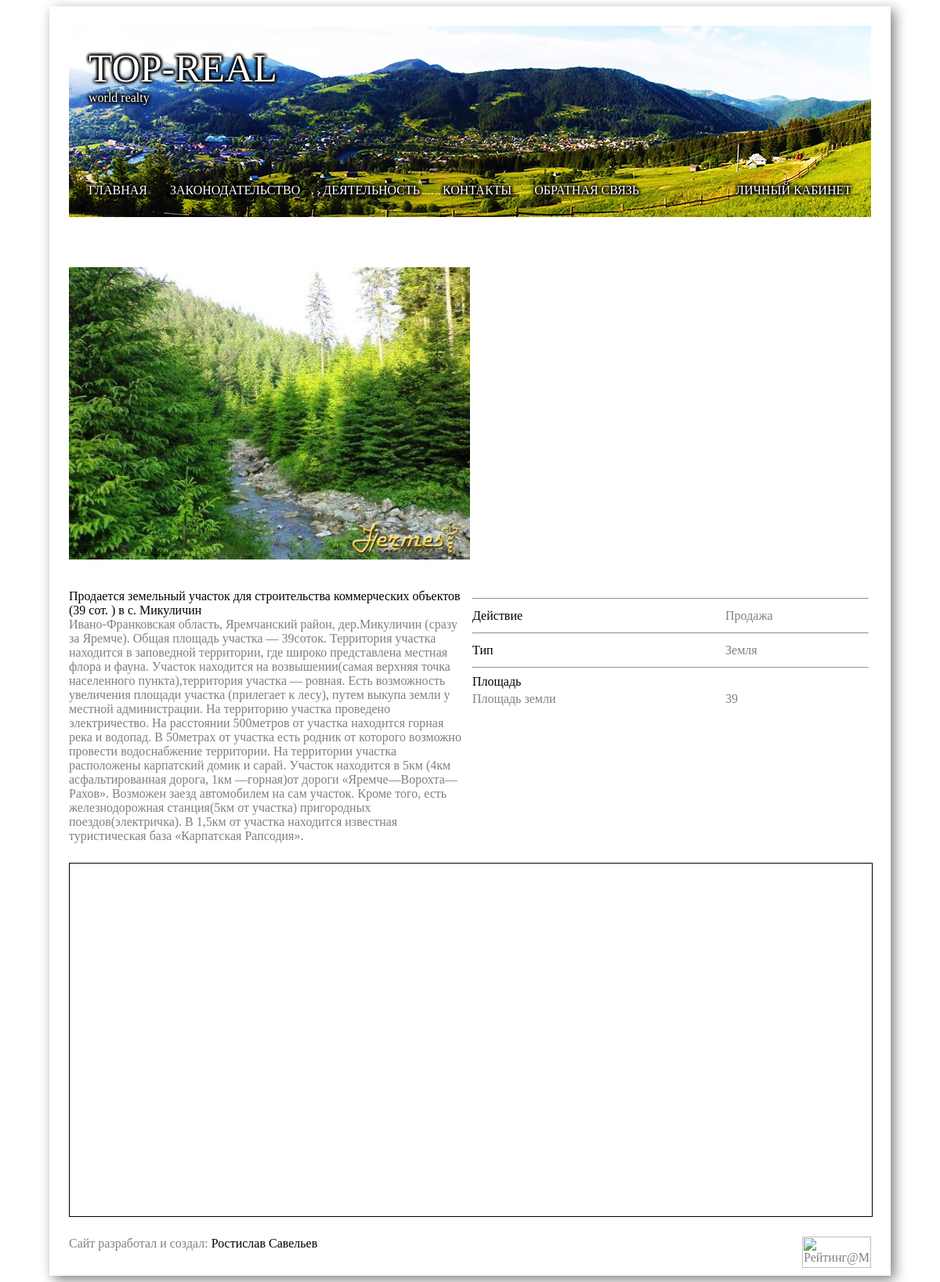
The app's page /offer_details.php?id=6 with its own data.
### tables this page shows
CREATE TABLE IF NOT EXISTS `images` (
  `id` int(11) NOT NULL AUTO_INCREMENT,
  `path` varchar(2048) NOT NULL,
  `is_preview` tinyint(1) NOT NULL,
  `offer_id` int(11) NOT NULL,
  PRIMARY KEY (`id`)
);

CREATE TABLE IF NOT EXISTS `offers` (
  `id` int(11) NOT NULL AUTO_INCREMENT,
  `title` varchar(512) NOT NULL,
  `description` varchar(16384) NOT NULL,
  `location` varchar(512) NOT NULL,
  `video` varchar(1024) NOT NULL,
  `owner_id` int(11) NOT NULL,
  PRIMARY KEY (`id`)
);

### classes/database.php (called while the page is built, shortened)
<?php
include_once "offer.php";
class Database
{
    static $database = "toprealc_data";
    static function ConnectToDatabase()
    {
        if (mysql_select_db(database::$database))
        {
            $answer = true;
        }
        else
        {
            $answer = false;
        }
        return $answer;
    }
    public static function GetOfferPreview($id)
    {
        if (database::ConnectToDatabase())
        {
            $query = "select i.path from images as i, offers as o where i.offer_id = o.id and o.id = " . $id . " and i.is_preview = 1 limit 1";
            $result = mysql_query($query);
            $row = mysql_fetch_row($result);
            $result = $row[0];
        }
        else
        {
            $result = false;
        }
        return $result;
    }
    public static function GetOffer($id)
    {
        if (database::ConnectToDatabase())
        {
            $query = "select id, title, description, location, video from offers where id = " . $id;
            $result = mysql_query($query);
            $row = mysql_fetch_row($result);
            $offer = new Offer($row[0], $row[1], $row[2], $row[3], $row[4], Database::GetOfferPreview($row[0]), null);
            $query = "select c.title, oc.value, c.type, cg.title from offers_characteristics as oc, characteristics as c, characteristic_groups as cg where offer_id = " . $id . " and oc.characteristic_id = c.id and c.characteristic_group_id = cg.id order by characteristic_id";
            $result = mysql_query($query);
            while ($row = mysql_fetch_array($result, MYSQL_NUM))
            {
                $characteristics[$row[0]][0] = $row[0];
                $characteristics[$row[0]][1] = $row[1];
                $characteristics[$row[0]][2] = $row[2];
                $characteristics[$row[0]][3] = $row[3];
            }
            $offer->characteristics = $characteristics;
        }
        else
        {
            $offer = false;
        }
        return $offer;
    }
}

### classes/offer.php (called while the page is built, shortened)
<?php
class Offer
{
    public function __construct($id, $title, $description, $location, $video, $preview, $characteristics)
    {
        $this->title = $title;
        $this->description = $description;
        $preview == null ? $this->preview = '../images/offers/default.jpg' : $this->preview = $preview;
    }
}

### offer_details.php (the view, shortened to what this page needs)
<?php
include_once 'classes/database.php';
include_once 'classes/offer.php';
$item = database::GetOffer($_REQUEST["id"]);
?>
<html>
    <head>
        <link rel="stylesheet" href="styles/index.css" />
        <link rel="stylesheet" href="styles/offer_details.css" />
    </head>
    <body onload="OnPageLoaded()">
        <div class="page">
            <?php include "./page_blocks/header.php"; ?>
            <div class="body">
                <div>
                    <div style="float: left; width: 50%; height: 450px;">
                        <div id="image_large" style="height: 100%; width: 100%; background-image: url(<?= "'" . $item->preview . "'" ?>); background-size: contain; background-repeat: no-repeat; background-position: center;">
                        </div>
                    </div>
                    <div style="float: left; width: 50%; height: 450px;">
                    </div>
                </div>
                <div>
                    <div style="float: left; width: 50%;">
                        <heading><?= $item->title ?></heading><br/>
                        <?= $item->description ?>
                    </div>
                    <div style="float: left; width: 50%;">
                        <table style="width: 100%; hieght: 100%;">
                            <?php
                            $previous_group = "";
                            if (count($item->characteristics) > 0)
                            {
                                foreach ($item->characteristics as $characteristic)
                                {
                                    if ($previous_group != $characteristic[3])
                                    {
                                        if ($characteristic[2] == "option")
                                        {
                                            ?>
                                            <tr>
                                                <td colspan="2">
                                                    <hr/>
                                                </td>
                                            </tr>
                                            <tr>
                                                <td>
                                            <heading><?= $characteristic[3] ?></heading>
                                            </td>
                                            <td>
                                                <?= $characteristic[0] ?>
                                            </td>
                                            </tr>
                                            <?php
                                        }
                                        else if ($characteristic[2] != "option")
                                        {
                                            ?>
                                            <tr>
                                                <td colspan="2">
                                                    <hr/>
                                            <heading><?= $characteristic[3] ?></heading>
                                            </td>
                                            </tr>
                                            <?php
                                        }
                                    }
                                    if ($characteristic[2] != "option")
                                    {
                                        ?>
                                        <tr>
                                            <td>
                                                <?= $characteristic[0] ?>
                                            </td>
                                            <td>
                                                <?= $characteristic[1] ?>
                                            </td>
                                        </tr>
                                        <?php
                                    }
                                    $previous_group = $characteristic[3];
                                }
                            }
                            ?>
                        </table>
                    </div>
                </div>
                <div id="map" style="float: left; width: 100%; height: 450px; border: 1px solid black; margin-bottom: 25px; margin-top: 25px;">
                </div>
            </div>
            <?php include "./page_blocks/footer.php"; ?>
        </div>
    </body>
</html>

### styles/index.css (style rules this page uses)
body { font-family: Calibri; color: gray; }
.page { width: 1024px; margin: auto; padding: 25px; box-shadow: 5px 5px 15px; }
heading { color: black; }

### records on screen
images: path (picture)
offers: title "Продается земельный участок для строительства коммерческих объектов (39 сот. ) в с. Микуличин", description "Ивано-Франковская область, Яремчанский район, дер.Микуличин (сразу за Яремче). Общая площадь участка — 39соток. Территория участка находится в заповедной территории, где широко представлена местная флора и фауна. Участок находится на возвышении(самая верхняя точка населенного пункта),территория участка — ровная. Есть возможность увеличения площади участка (прилегает к лесу), путем выкупа земли у местной администрации. На территорию участка проведено электричество. На расстоянии 500метров от участка находится горная река и водопад. В 50метрах от участка есть родник от которого возможно провести водоснабжение территории. На территории участка расположены карпатский домик и сарай. Участок…"

### other values on screen
$characteristic[3] "Действие"
$characteristic[0] "Продажа"
$characteristic[3] "Тип"
$characteristic[0] "Земля"
$characteristic[3] "Площадь"
$characteristic[0] "Площадь земли"
$characteristic[1] "39"
